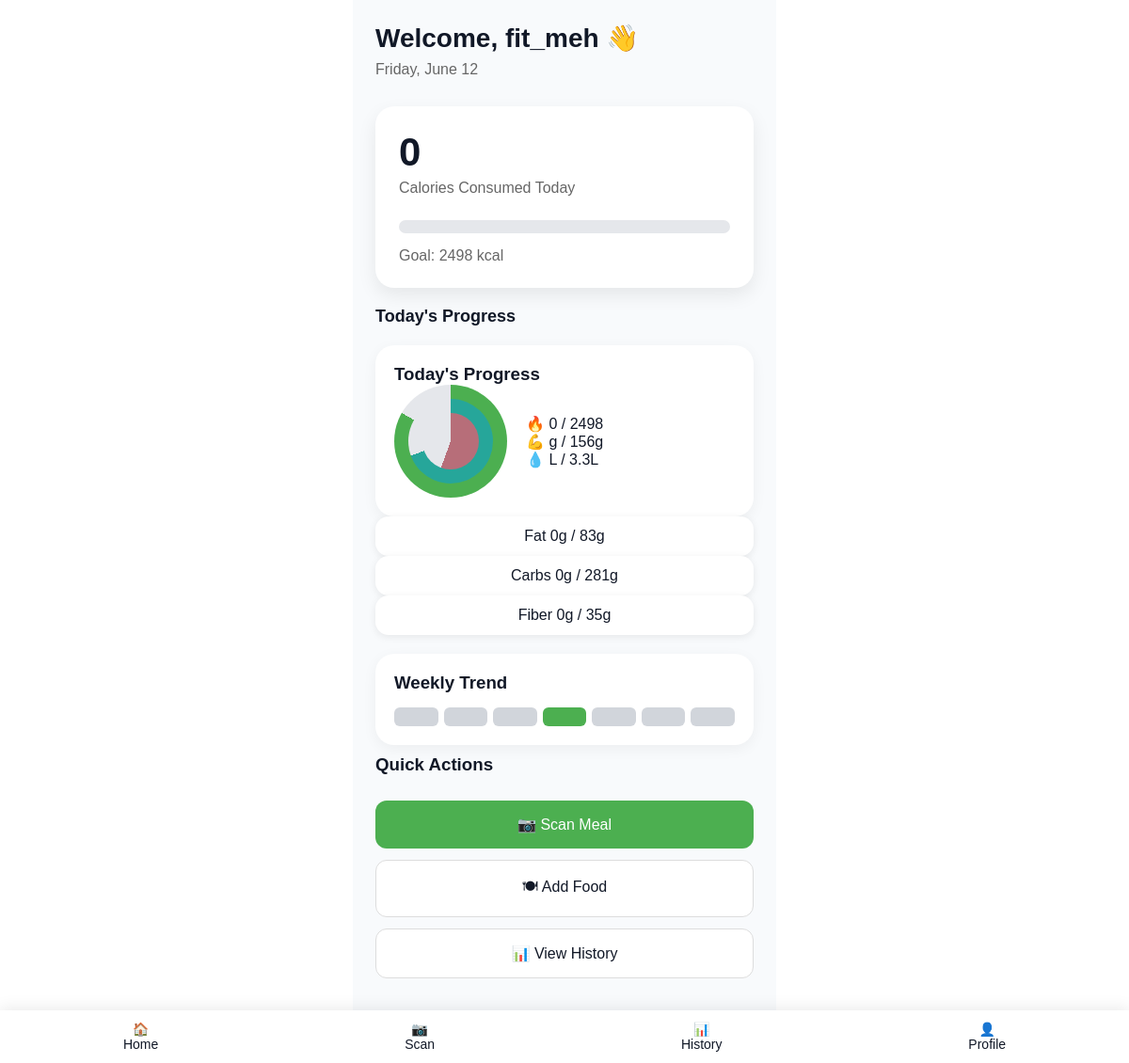
The page /dashboard (signed in) on the database as committed earlier.
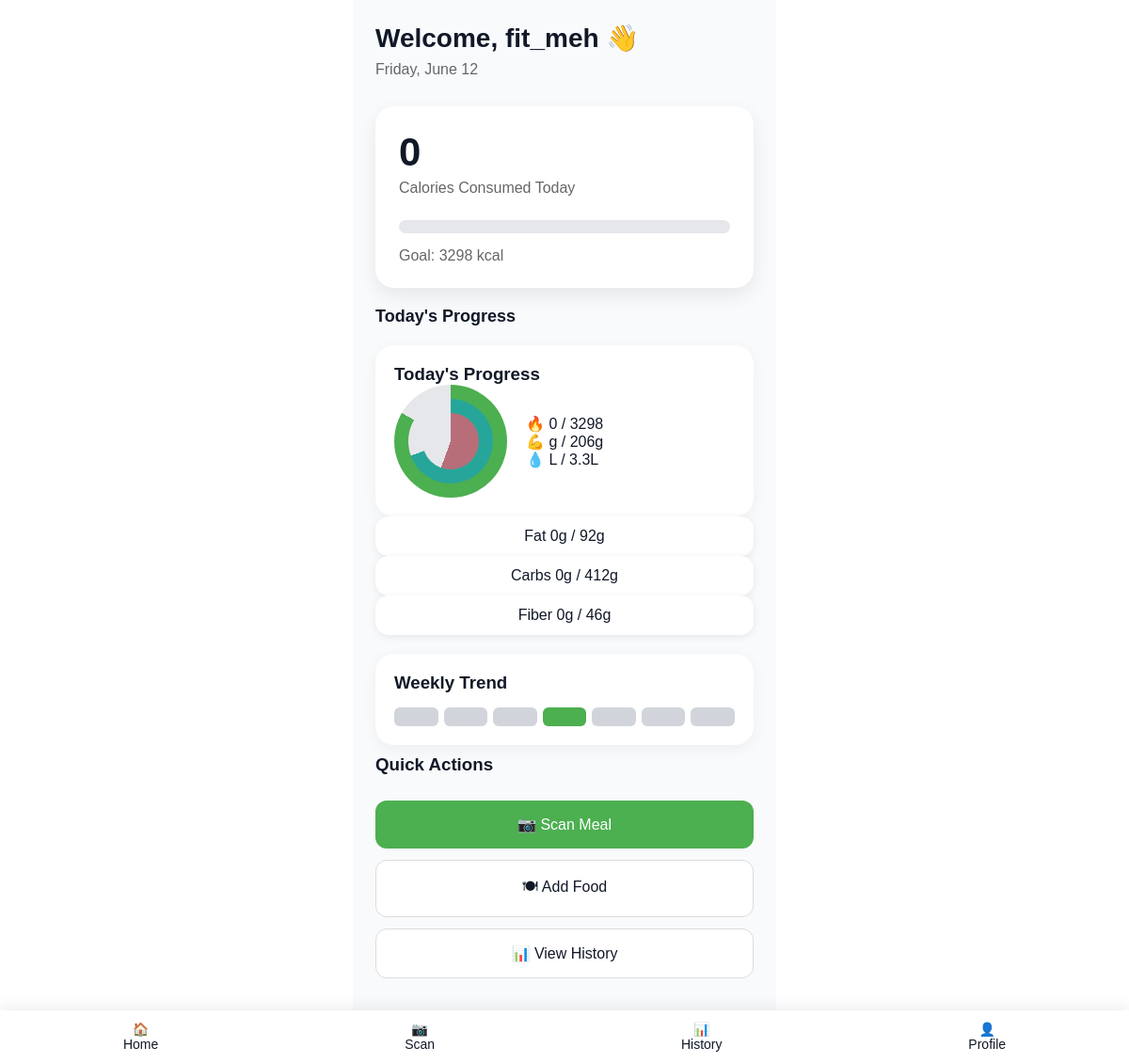
The same page on the database as committed later.
### tables this page shows
CREATE TABLE users (

    id INTEGER PRIMARY KEY AUTOINCREMENT,

    user_id TEXT UNIQUE,

    full_name TEXT,

    username TEXT UNIQUE,

    email TEXT UNIQUE,

    password_hash TEXT,

    age INTEGER,

    gender TEXT,

    height REAL,

    weight REAL,

    goal TEXT,

    activity_level TEXT,

    daily_calories INTEGER,

    protein_goal INTEGER,

    water_goal REAL,

    onboarding_completed INTEGER DEFAULT 0

, fat_goal INTEGER, carb_goal INTEGER, fiber_goal INTEGER);

### app.py (the view)
@app.route("/dashboard")
def dashboard():
    if "user_id" not in session:
        return redirect("/login")
    connection = sqlite3.connect("nutrilens.db")
    cursor = connection.cursor()
    cursor.execute("""
    SELECT daily_calories,
           protein_goal,
           fat_goal,
           carb_goal,
           fiber_goal,
           water_goal
    FROM users
    WHERE user_id=?
    """, (session["user_id"],))
    user = cursor.fetchone()
    connection.close()
    current_date = datetime.now().strftime("%A, %B %d")
    daily_calories = user[0]
    calories_consumed = 0
    if daily_calories > 0:
        calorie_percent = round(
            (calories_consumed / daily_calories) * 100
        )
    else:
        calorie_percent = 0
    return render_template(
        "dashboard.html",
        username=session["username"],
        current_date=current_date,
        daily_calories=user[0],
        protein_goal=user[1],
        fat_goal=user[2],
        carb_goal=user[3],
        fiber_goal=user[4],
        water_goal=user[5],
        calorie_percent=calorie_percent,
        calories_consumed=calories_consumed
    )

### templates/dashboard.html (shortened to what this page needs)
<!DOCTYPE html>
<html lang="en">
<head>
    <link rel="stylesheet"
          href="{{ url_for('static', filename='css/style.css') }}">
</head>
<body>
<div class="dashboard-container">
    <div class="dashboard-header">
        <h2>Welcome, {{ username }} 👋</h2>
        <p class="dashboard-date">{{ current_date }}</p>
    </div>
    <div class="calorie-card">
        <h1>0</h1>
        <p>Calories Consumed Today</p>
        <div class="progress-bar">
        </div>
        <span>Goal: {{ daily_calories }} kcal</span>
    </div>
    <h3 class="section-title">
        Today's Progress
    </h3>
    <div class="progress-card">
        <h3>Today's Progress</h3>
        <div class="progress-content">
            <div class="rings-section">
                <div class="ring calories-ring"></div>
                <div class="ring protein-ring"></div>
                <div class="ring water-ring"></div>
            </div>
            <div class="progress-stats">
                <p>
                    🔥 {{ calories_consumed }} / {{ daily_calories }}
                </p>
                <p>
                    💪 {{ protein_consumed }}g /
                    {{ protein_goal }}g
                </p>
                <p>
                    💧 {{ water_consumed }}L /
                    {{ water_goal }}L
                </p>
            </div>
        </div>
    </div>
    <div class="macro-row">
        <div class="macro-pill">
             Fat
            <span>0g / {{ fat_goal }}g</span>
        </div>
        <div class="macro-pill">
             Carbs
            <span>0g / {{ carb_goal }}g</span>
        </div>
        <div class="macro-pill">
             Fiber
            <span>0g / {{ fiber_goal }}g</span>
        </div>
    </div>
    <div class="trend-card">
        <h3>Weekly Trend</h3>
        <div class="trend-bars">
            <div class="bar"></div>
            <div class="bar"></div>
            <div class="bar"></div>
            <div class="bar active"></div>
            <div class="bar"></div>
            <div class="bar"></div>
            <div class="bar"></div>
        </div>
    </div>
    <div class="quick-actions">
        <h3>Quick Actions</h3>
        <button class="primary-btn">
            📷 Scan Meal
        </button>
        <button class="secondary-btn">
            🍽 Add Food
        </button>
        <button class="secondary-btn">
            📊 View History
        </button>
    </div>
</div>
<div class="bottom-nav">
    <div>🏠<br>Home</div>
    <div>📷<br>Scan</div>
    <div>📊<br>History</div>
    <div>👤<br>Profile</div>
</div>

### static/css/style.css (style rules this page uses)
* { margin:0; padding:0; box-sizing:border-box; }
html { scroll-behavior:smooth; }
body { font-family:Arial, sans-serif; background:#ffffff; color:#111827; }
.progress-bar { width:100%; height:14px; background:#e5e7eb; border-radius:20px; overflow:hidden; margin-top:25px; }
.section-title { font-size:42px; margin-bottom:15px; }
.dashboard-container { max-width:450px; margin:auto; padding:25px; min-height:100vh; background:#f8fafc; }
.dashboard-header { margin-bottom:30px; }
.dashboard-header h2 { font-size:28px; margin-bottom:8px; }
.dashboard-header p { color:#666; }
.primary-btn { border:none; background:#4CAF50; color:white; padding:16px; border-radius:12px; font-size:16px; cursor:pointer; }
.secondary-btn { border:none; background:white; color:#111827; padding:16px; border-radius:12px; font-size:16px; cursor:pointer; border:1px solid #ddd; }
.dashboard-date { color:#6b7280; margin-top:5px; }
.calorie-card { background:white; padding:25px; border-radius:20px; box-shadow:0 8px 20px rgba(0,0,0,0.08); margin-bottom:20px; }
.calorie-card h1 { font-size:42px; margin-bottom:5px; }
.calorie-card p { color:#666; margin-bottom:12px; }
.calorie-card span { display:block; margin-top:15px; color:#666; }
.quick-actions h3 { margin-bottom:15px; }
.bottom-nav { position:fixed; bottom:0; left:0; width:100%; background:white; display:flex; justify-content:space-around; padding:12px 0; box-shadow:0 -3px 15px rgba(0,0,0,0.08); font-size:14px; text-align:center; }
.dashboard-container { padding:24px; padding-bottom:90px; }
.quick-actions { display:flex; flex-direction:column; gap:12px; margin-top:10px; }
.quick-actions button { width:100%; padding:16px; }
.section-title { font-size:18px; font-weight:600; margin-bottom:16px; color:#111827; }
.progress-card { background:white; border-radius:20px; padding:20px; margin-top:20px; box-shadow:0 4px 15px rgba(0,0,0,0.05); }
.progress-content { display:flex; align-items:center; gap:20px; }
.rings-section { position:relative; width:120px; height:120px; }
.ring { border-radius:50%; position:absolute; }
.calories-ring { width:120px; height:120px; background: conic-gradient( #4CAF50 0deg 300deg, #e5e7eb 300deg 360deg ); }
.protein-ring { width:90px; height:90px; top:15px; left:15px; background: conic-gradient( #26a69a 0deg 250deg, #e5e7eb 250deg 360deg ); }
.water-ring { width:60px; height:60px; top:30px; left:30px; background: conic-gradient( #b76e79 0deg 200deg, #e5e7eb 200deg 360deg ); }
.trend-card { background:white; border-radius:20px; padding:20px; margin-top:20px; box-shadow:0 4px 15px rgba(0,0,0,0.05); }
.trend-bars { display:flex; gap:6px; margin-top:15px; }
.bar { flex:1; height:20px; background:#d1d5db; border-radius:6px; }
.active { background:#4CAF50; }
.macro-pill { flex:1; text-align:center; }
.macro-pill { background:white; padding:12px; border-radius:14px; text-align:center; flex:1; box-shadow:0 2px 8px rgba(0,0,0,0.08); }

Rows that differ between the two databases and show on the page:
changed users "fit_meh": daily_calories "2498" → "3298"; carb_goal "281" → "412"
Other text that changed with them:
{{ protein_goal }}: "156" → "206"
{{ fat_goal }}: "83" → "92"
{{ fiber_goal }}: "35" → "46"
